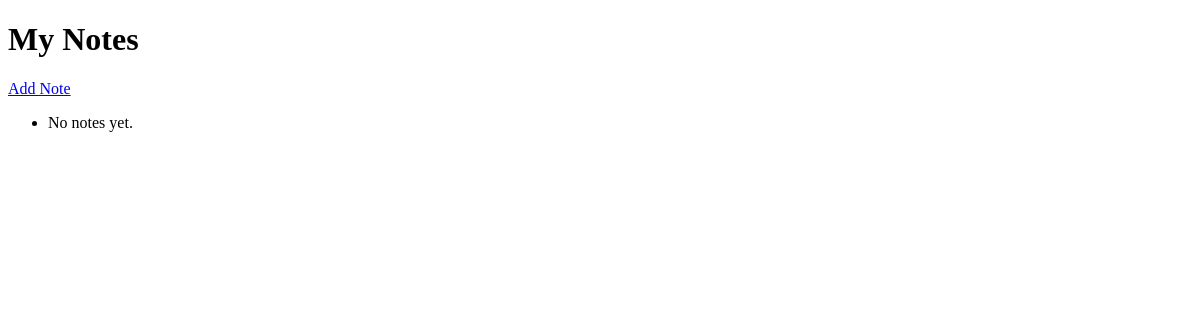
Before: /note/view/ with the older database file.
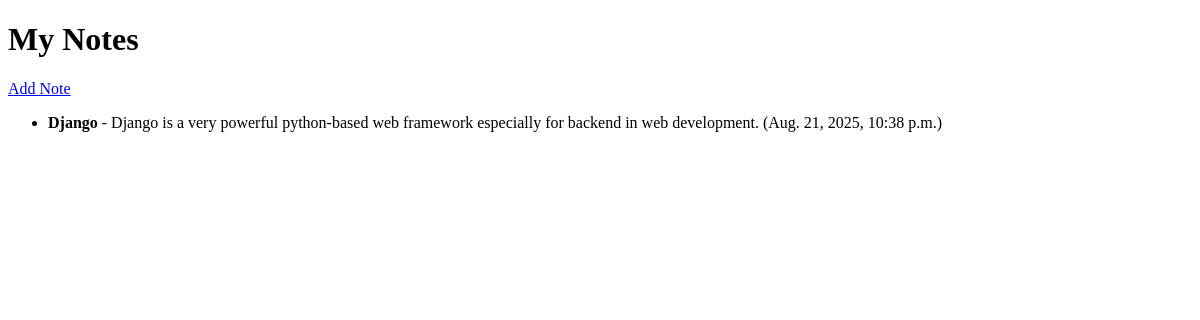
After: the same page with the newer database file.
### notes/models.py (models this page shows, shortened)
class note(models.Model):
    title = models.CharField(max_length=100)
    content = models.TextField()
    created_at = models.DateTimeField(auto_now_add=True)

### notes/views.py (the view)
# urls.py: path("view/", views.mynote, name="note"),
def mynote(request):
    items = note.objects.all().order_by("-created_at")
    return render(request, "index.html", {"notes": items})

### notes/templates/index.html (shortened to what this page needs)
<!DOCTYPE html>
<html>
<head>
</head>
<body>
    <h1>My Notes</h1>
    <a href="{% url 'add_note' %}">Add Note</a>
    <ul>
        {% for note in notes %}
            <li><strong>{{ note.title }}</strong> - {{ note.content }} ({{ note.created_at }})</li>
        {% empty %}
            <li>No notes yet.</li>
        {% endfor %}
    </ul>
</body>
</html>

Changed rows visible on the page:
added note: title "Django", content "Django is a very powerful python-based web framework especially for backend in web development.", created_at "Aug. 21, 2025, 10:38 p.m."
Other visible differences:
text no longer shown: "No notes yet."
